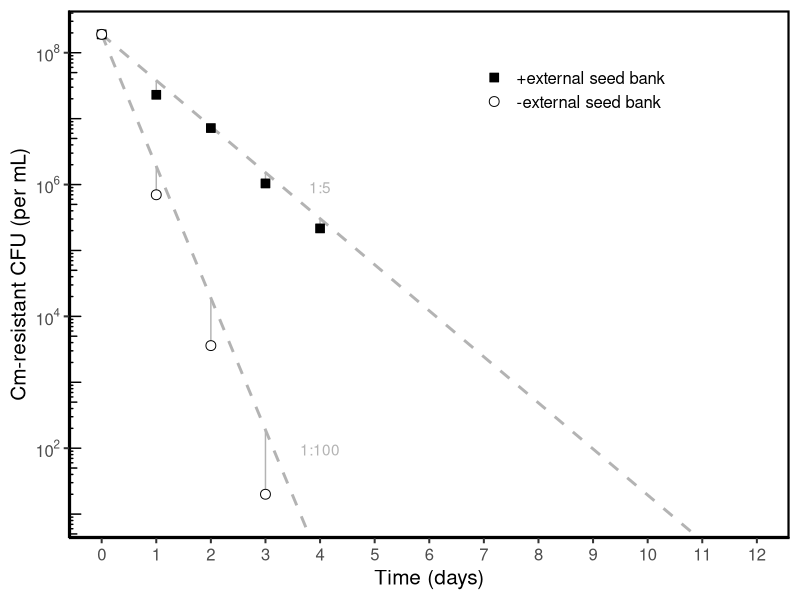

This chart was generated by the following R code:
## ---- chunk 1
library(here)
library(tidyverse)
library(cowplot)
library(scales)
library(ggrepel)
## ---- chunk 2
d <- read_csv(here("data", "seed-bank", "seed_bank_test.csv"))

d <- d %>% 
  rename(manipulated = long) %>% 
  rename(simple = short)
## ---- chunk 3
dilute <- function (initial, len, dilution){
  x <- c(initial, rep(NA, len-1))

  for(i in 2:len){
    x[i] <- x[i-1]*dilution
    
  }
    return(x)
}



d.exp <- tibble(day = 0:12,
                manipulated = dilute(initial = d$manipulated[1],
                                    len = 13, dilution = 0.2),
                simple = dilute(initial = d$simple[1],
                                len = 13, dilution = 0.01))%>%
   pivot_longer(-day, names_to = "trt", values_to = "cfu.ml")


lab.exp <- 
  d.exp %>% 
  filter(day == 3 | day==4 ) %>%
  group_by(trt)%>%
  summarise(cfu.ml = mean(cfu.ml), day = mean (day)) %>% 
  mutate(day = day +.5) %>%
  mutate(lab = if_else(trt == "manipulated", "1:5", "1:100"))

## ---- chunk 4
dj <- d%>%
  pivot_longer(-day, names_to = "trt", values_to = "cfu.ml") %>% 
  left_join(.,d.exp, by = c("day","trt"))
## ---- chunk 5
#plot
p <- d%>%
  pivot_longer(-day, names_to = "trt", values_to = "cfu.ml") %>% 
    #adjust treatment name
  mutate(trt = if_else(trt == "manipulated", "+external seed bank", "-external seed bank") %>% fct_rev()) %>% 
  ggplot(aes(x = day, y = cfu.ml))+
  geom_line(data = d.exp, aes(group = trt), linetype = 2, linewidth = 1, show.legend = F, color="grey70")+
  geom_segment(data = dj, aes(x = day, xend = day,
                              y = cfu.ml.x, yend = cfu.ml.y),color="grey70")+
  geom_text(data = lab.exp, aes(label = lab), color="grey70")+
  geom_point(aes(shape=trt, fill= trt), size = 3)+
  theme_classic(base_size = 15)+
  panel_border(color = "black", size = 1.5)+
  scale_y_log10(breaks = trans_breaks("log10", function(x) 10^x),
              labels = trans_format("log10", math_format(10^.x))) +
  coord_cartesian(ylim = c(10,NA))+
  scale_x_continuous(breaks = seq(0, 12, 1))+
  scale_shape_manual(values = c(22,21)
                     # labels = c("long seed bank", "short seed bank")
                     )+
  scale_color_manual(values = c("black","black"))+
  scale_fill_manual(values = c("black","white") 
                    # labels = c("long seed bank", "short seed bank")
                    )+

      theme(legend.position = c(.7, .85),
            legend.title = element_blank(),
            strip.background = element_blank(),
            strip.text = element_text(face = "bold"))+
  ylab("Cm-resistant CFU (per mL)")+
  xlab("Time (days)")+
  annotation_logticks(sides = "l")
  
ggsave(here("plots","seed-bank-test.png"), p,
       width = 5, height = 4)
